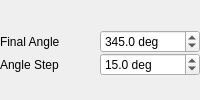
         <widget class="QWidget" name="angle_tab">
          <attribute name="title">
           <string>Azimuth</string>
          </attribute>
          <layout class="QVBoxLayout" name="verticalLayout_5">
           <property name="spacing">
            <number>0</number>
           </property>
           <property name="leftMargin">
            <number>0</number>
           </property>
           <property name="topMargin">
            <number>6</number>
           </property>
           <property name="rightMargin">
            <number>0</number>
           </property>
           <property name="bottomMargin">
            <number>0</number>
           </property>
           <item>
            <layout class="QGridLayout" name="angle_params">
             <item row="0" column="0">
              <widget class="QLabel" name="label_19">
               <property name="text">
                <string>Final Angle</string>
               </property>
              </widget>
             </item>
             <item row="0" column="1">
              <widget class="QDoubleSpinBox" name="azimuth_end">
               <property name="suffix">
                <string> deg</string>
               </property>
               <property name="decimals">
                <number>1</number>
               </property>
               <property name="maximum">
                <double>360.000000000000000</double>
               </property>
               <property name="singleStep">
                <double>0.500000000000000</double>
               </property>
               <property name="value">
                <double>345.000000000000000</double>
               </property>
              </widget>
             </item>
             <item row="1" column="1">
              <widget class="QDoubleSpinBox" name="azimuth_step">
               <property name="suffix">
                <string> deg</string>
               </property>
               <property name="decimals">
                <number>1</number>
               </property>
               <property name="maximum">
                <double>360.000000000000000</double>
               </property>
               <property name="singleStep">
                <double>0.500000000000000</double>
               </property>
               <property name="value">
                <double>15.000000000000000</double>
               </property>
              </widget>
             </item>
             <item row="1" column="0">
              <widget class="QLabel" name="label_9">
               <property name="text">
                <string>Angle Step</string>
               </property>
              </widget>
             </item>
            </layout>
           </item>
          </layout>
         </widget>
